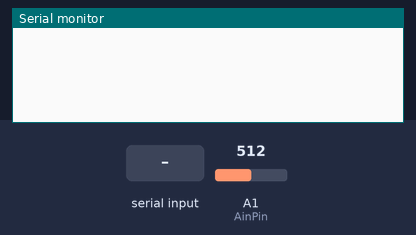
Recording of a sketch running on a simulated Arduino Zero (SAMD21). Parts: the last lines printed to the serial monitor. Inputs (shaded band) come from the test bench; at power-on: A1 (AinPin) = 512 (analog values on the 0–1023 scale).

Above: at 1.2 s.
1.3 s: "b" received over Serial
At 1.37 s:
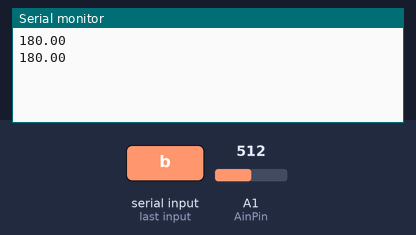
3.2 s: A1 (AinPin) set to 716
At 3.23 s:
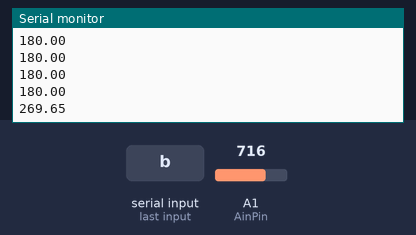
4.7 s: A1 (AinPin) set to 900
At 4.74 s:
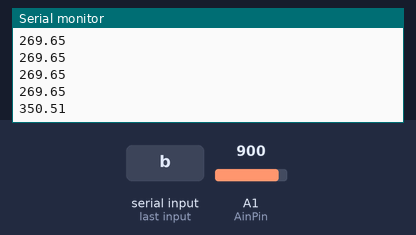
Timing chart, 0 to 7.7 s (numbered marks = the images above; inputs shaded):
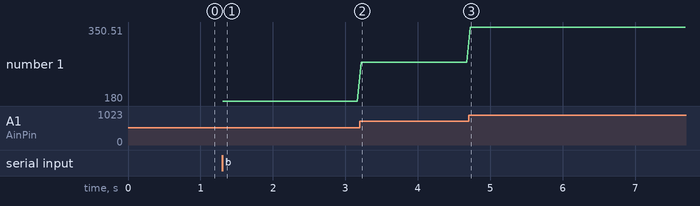

Measured:
- after the input at 1.3 s, the serial monitor: prints a new line at once (image 1)
- after the input at 3.2 s, the serial monitor: prints a new line at once (image 2)
- after the input at 4.7 s, the serial monitor: prints a new line at once (image 3)
- plotted number 1: 180 → 269.65 after the input at 3.2 s, 269.65 → 350.51 after the input at 4.7 s

The sketch:

firmware.ino
```cpp
const uint16_t AinPin = A1;
const uint16_t AinReadResolution = 16;
const uint16_t AinMaxValue = uint16_t((uint32_t(1) << AinReadResolution) -1);
const uint32_t LoopDelayDt_ms = 50;


float ain_to_degree(uint16_t ain)
{
    float v0 = 0.1;
    float v1 = 0.9;
    float A = 360.0/(v1-v0);
    float B = -v0*A;
    return A*(float(ain)/float(AinMaxValue)) + B;
}


void setup()
{
    Serial.begin(115200);
    analogReadResolution(16);
    analogReadAveraging(16);
}


void loop()
{
    static bool sending = false;

    while (Serial.available() > 0)
    {
        uint8_t cmd = Serial.read();

        switch (cmd)
        {
            case 'b':
                sending = true;
                break;

            case 'e':
                sending = false;
                break;
        }
    }

    uint16_t ain = analogRead(AinPin);
    float angle = ain_to_degree(ain);
    if (sending)
    {
        Serial.println(angle);
    }
    delay(LoopDelayDt_ms);
}
```
